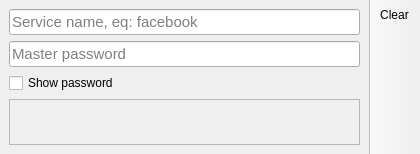
<?xml version="1.0" encoding="UTF-8"?>
<ui version="4.0">
 <class>MainWindow</class>
 <widget class="QMainWindow" name="MainWindow">
  <property name="geometry">
   <rect>
    <x>0</x>
    <y>0</y>
    <width>420</width>
    <height>154</height>
   </rect>
  </property>
  <property name="windowTitle">
   <string>Static Password Generator</string>
  </property>
  <widget class="QWidget" name="centralwidget">
   <layout class="QVBoxLayout" name="verticalLayout">
    <item>
     <widget class="QLineEdit" name="serviceName">
      <property name="font">
       <font>
        <pointsize>11</pointsize>
       </font>
      </property>
      <property name="placeholderText">
       <string>Service name, eq: facebook</string>
      </property>
     </widget>
    </item>
    <item>
     <widget class="QLineEdit" name="masterPassword">
      <property name="font">
       <font>
        <pointsize>11</pointsize>
       </font>
      </property>
      <property name="echoMode">
       <enum>QLineEdit::Password</enum>
      </property>
      <property name="placeholderText">
       <string>Master password</string>
      </property>
     </widget>
    </item>
    <item>
     <widget class="QCheckBox" name="showPassword">
      <property name="text">
       <string>Show password</string>
      </property>
     </widget>
    </item>
    <item>
     <widget class="QLabel" name="staticPassword">
      <property name="font">
       <font>
        <pointsize>12</pointsize>
       </font>
      </property>
      <property name="styleSheet">
       <string notr="true">padding: 12px;
color: rgb(106, 106, 106);</string>
      </property>
      <property name="frameShape">
       <enum>QFrame::StyledPanel</enum>
      </property>
      <property name="alignment">
       <set>Qt::AlignCenter</set>
      </property>
     </widget>
    </item>
   </layout>
  </widget>
  <widget class="QToolBar" name="toolBar">
   <property name="windowTitle">
    <string>toolBar</string>
   </property>
   <property name="movable">
    <bool>false</bool>
   </property>
   <attribute name="toolBarArea">
    <enum>RightToolBarArea</enum>
   </attribute>
   <attribute name="toolBarBreak">
    <bool>false</bool>
   </attribute>
   <addaction name="clearClipboard"/>
  </widget>
  <action name="clearClipboard">
   <property name="icon">
    <iconset resource="icons.qrc">
     <normaloff>:/buttons/clear</normaloff>:/buttons/clear</iconset>
   </property>
   <property name="text">
    <string>Clear</string>
   </property>
   <property name="toolTip">
    <string>Clear clipboard</string>
   </property>
  </action>
 </widget>
 <resources>
  <include location="icons.qrc"/>
 </resources>
 <connections/>
</ui>
